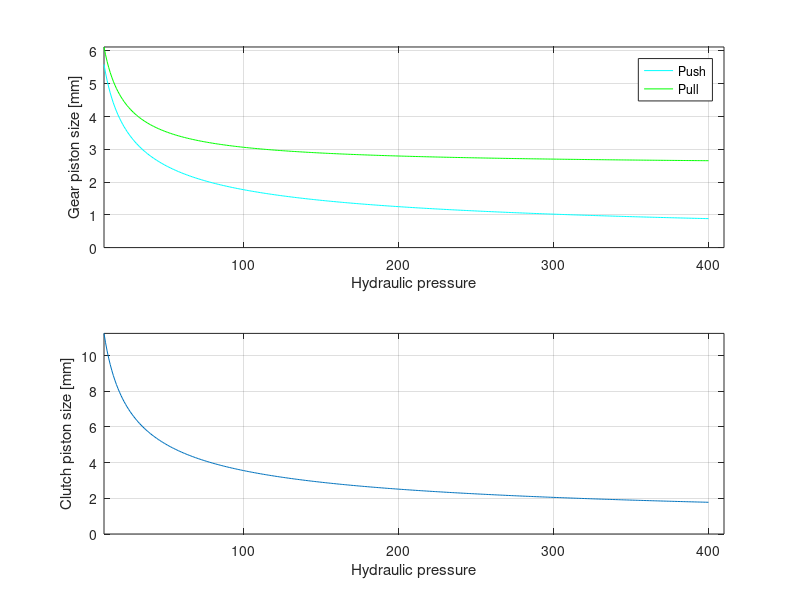

Source code (MATLAB):
close all
clear all

p_min=10;
p_max=400;

m_gear=10;
m_clutch=40.5;
g=9.81;

r_rod_gear=0.005/2;

p=(p_min:p_max);

length(p)

for index=1:length(p)
    r_gear_push(index) = 1000*sqrt((m_gear*g)/((p(index)*100000)*pi));
    r_gear_pull(index) = 1000*sqrt(((m_gear*g)/((p(index)*100000)*pi))+r_rod_gear^2);
    r_clutch(index) = 1000*sqrt((m_clutch*g)/((p(index)*100000)*pi));
end



subplot(2,1,1)
plot(p,r_gear_push,'c',p,r_gear_pull,'g')
axis([p_min p_max+10 0 max([max(r_gear_push) max(r_gear_pull)])])
ylabel('Gear piston size [mm]')
xlabel('Hydraulic pressure')
grid on;
legend('Push','Pull');

subplot(2,1,2)
plot(p,r_clutch)
ylabel('Clutch piston size [mm]')
xlabel('Hydraulic pressure')
axis([p_min p_max+10 0 max(r_clutch)])
grid on